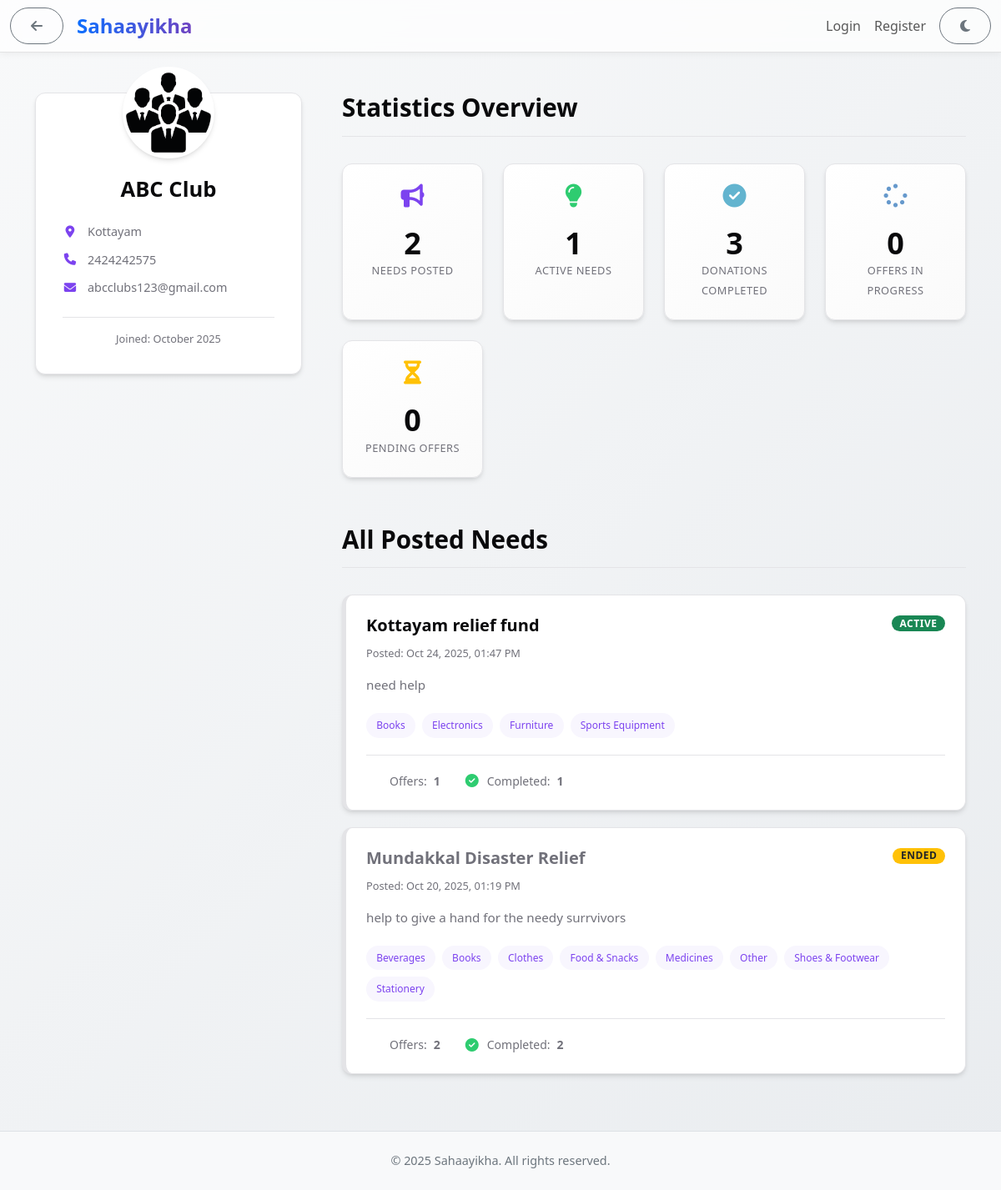
/organization/1, run on an earlier commit of the app's database.
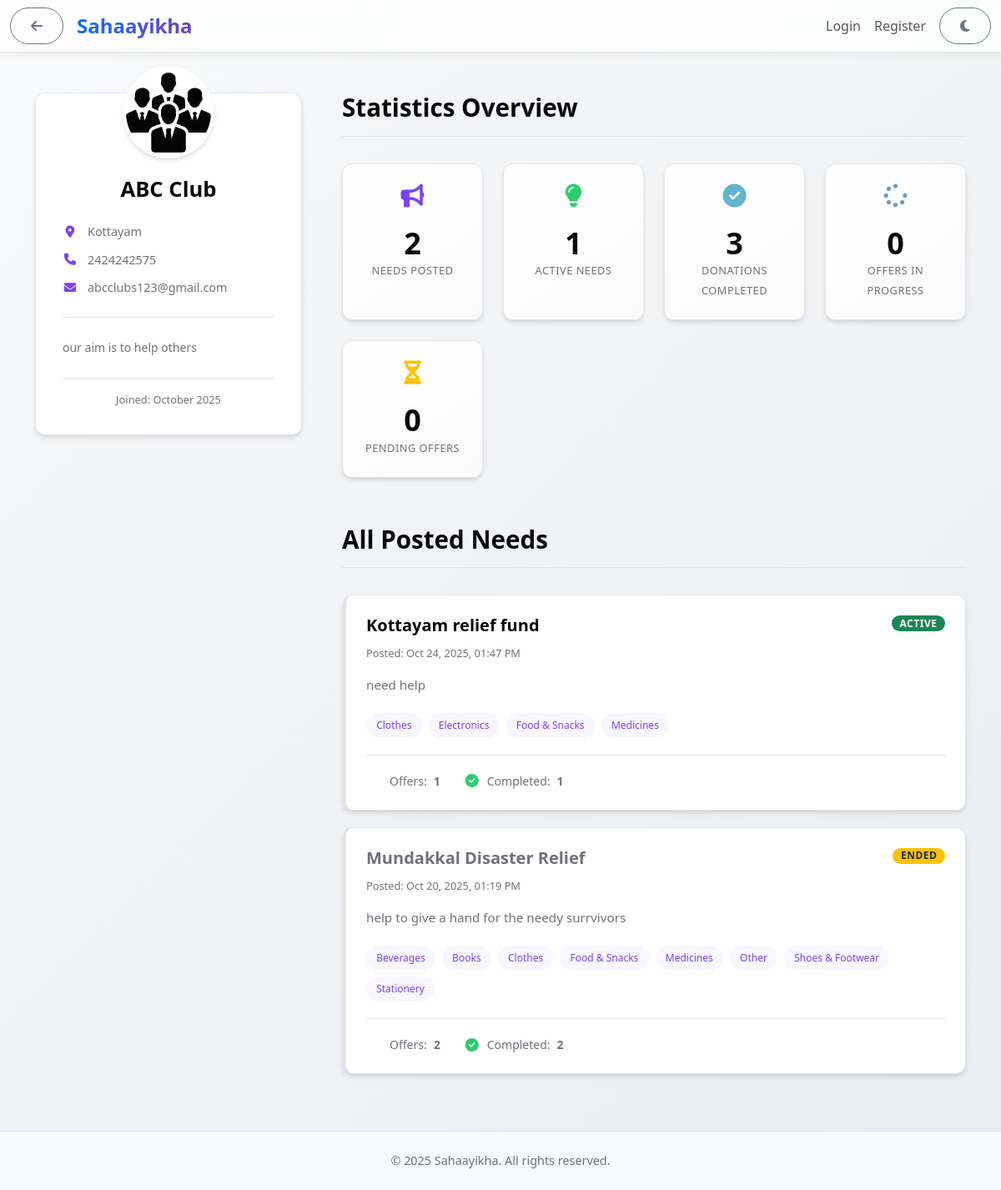
And on a later commit of the database.
### app/models.py (models this page shows, shortened)
class Organization(UserMixin, db.Model):
    __tablename__ = "organizations"
    org_id = db.Column(db.Integer, primary_key=True)
    name = db.Column(db.String(255), nullable=False)
    email = db.Column(db.String(255), unique=True, nullable=False)
    password = db.Column(db.String(255), nullable=False)
    phone = db.Column(db.String(100))
    location = db.Column(db.String(255))
    profile_picture = db.Column(db.String(255), nullable=True)
    status = db.Column(db.String(50), default="Pending")
    registered_at = db.Column(db.DateTime, default=datetime.utcnow)
    description = db.Column(db.Text, nullable=True)
    otp = db.Column(db.String(6), nullable=True)
    otp_expiry = db.Column(db.DateTime, nullable=True)
    is_verified = db.Column(db.Boolean, default=False)
    disaster_needs = db.relationship("DisasterNeed", backref="organization", lazy="dynamic")
    donation_offers = db.relationship('DonationOffer', backref='organization', lazy='dynamic') # Offers received
    chat_sessions = db.relationship("ChatSession", foreign_keys="ChatSession.participant_org_id", lazy="dynamic", back_populates="participant_org")
    bookmarks = db.relationship("Bookmark", foreign_keys="Bookmark.org_id", lazy="dynamic", cascade="all, delete-orphan")

class DisasterNeed(db.Model):
    __tablename__ = "disaster_needs"
    need_id = db.Column(db.Integer, primary_key=True)
    org_id = db.Column(db.Integer, db.ForeignKey("organizations.org_id"), nullable=False, index=True)
    title = db.Column(db.String(255), nullable=True)
    categories = db.Column(db.Text, nullable=True)
    description = db.Column(db.Text, nullable=False)
    location = db.Column(db.String(255), index=True)
    posted_at = db.Column(db.DateTime, default=datetime.utcnow, index=True)
    status = db.Column(db.String(50), default="Active", index=True)
    donation_offers = db.relationship("DonationOffer", backref="need", lazy="dynamic")
    chat_sessions = db.relationship("ChatSession", back_populates="disaster_need", foreign_keys="ChatSession.disaster_need_id")

### app/routes.py (the view)
@main.route('/organization/<int:org_id>')
def public_org_profile(org_id):
    organization = Organization.query.get_or_404(org_id)
    all_needs_query = DisasterNeed.query.filter( # <-- REMOVED .options(...)
        DisasterNeed.org_id == organization.org_id
    ).order_by(
        db.case((DisasterNeed.status == 'Active', 0), else_=1),
        DisasterNeed.posted_at.desc()
    )
    all_needs_objects = all_needs_query.all()
    needs_with_counts = []
    for need in all_needs_objects:
        offers_received_count = db.session.query(func.count(DonationOffer.offer_id)).filter(
            DonationOffer.need_id == need.need_id
        ).scalar()
        completed_donations_count = db.session.query(func.count(DonationOffer.offer_id)).filter(
            DonationOffer.need_id == need.need_id,
            DonationOffer.status == 'Completed'
        ).scalar()
        needs_with_counts.append({
            'need': need, # The original need object
            'offers_received': offers_received_count,
            'donations_completed': completed_donations_count
        })
    completed_donations_total = db.session.query(func.count(DonationOffer.offer_id)).filter(
        DonationOffer.org_id == org_id,
        DonationOffer.status == 'Completed'
    ).scalar()
    pending_offers_total = db.session.query(func.count(DonationOffer.offer_id)).filter(
        DonationOffer.org_id == org_id,
        DonationOffer.status == 'Pending Review'
    ).scalar()
    in_progress_offers_total = db.session.query(func.count(DonationOffer.offer_id)).filter(
        DonationOffer.org_id == org_id,
        DonationOffer.status.in_(['Awaiting Pickup', 'Donation Pending'])
    ).scalar()
    stats = {
        'total_needs': len(all_needs_objects),
        'active_needs': len([n for n in all_needs_objects if n.status == 'Active']),
        'completed_donations': completed_donations_total,
        'pending_offers': pending_offers_total,
        'in_progress_offers': in_progress_offers_total
    }
    return render_template(
        "public_org_profile.html",
        organization=organization,
        needs_data=needs_with_counts,  # <-- Pass the list of dictionaries
        stats=stats
    )

### app/templates/public_org_profile.html (shortened to what this page needs)
{% extends "base.html" %}
{% block content %}
<div class="container py-5">
    <div class="profile-grid">
        <aside class="org-sidebar">
            <img src="{{ url_for('static', filename=organization.profile_picture or 'images/orgs_placeholder.png') }}" alt="{{ organization.name }}">
            <h3>{{ organization.name }}</h3>
            <div class="org-meta">
                <div class="org-meta-item">
                    <i class="fas fa-map-marker-alt fa-fw"></i>
                    <span>{{ organization.location }}</span>
                </div>
                {% if organization.phone %}
                <div class="org-meta-item">
                    <i class="fas fa-phone fa-fw"></i>
                    <span>{{ organization.phone }}</span>
                </div>
                {% endif %}
                {% if organization.email %}
                <div class="org-meta-item">
                    <i class="fas fa-envelope fa-fw"></i>
                    <span>{{ organization.email }}</span>
                </div>
                {% endif %}
            </div>
            {% if organization.description %}
            <div class="org-description">
                 <p class="mb-0">{{ organization.description }}</p>
            </div>
            {% endif %}
            <div class="card-footer">
                Joined: {{ organization.registered_at.strftime('%B %Y') }}
            </div>
        </aside>
        <section class="profile-content">
            <h2>Statistics Overview</h2>
            <div class="stats-grid">
                <div class="stat-card">
                    <i class="fas fa-bullhorn fa-fw stat-card-icon total-needs"></i>
                    <span class="stat-card-value">{{ stats.total_needs }}</span>
                    <span class="stat-card-label">Needs Posted</span>
                </div>
                <div class="stat-card">
                    <i class="fas fa-lightbulb fa-fw stat-card-icon active-needs"></i>
                    <span class="stat-card-value">{{ stats.active_needs }}</span>
                    <span class="stat-card-label">Active Needs</span>
                </div>
                <div class="stat-card">
                    <i class="fas fa-check-circle fa-fw stat-card-icon completed-donations"></i>
                    <span class="stat-card-value">{{ stats.completed_donations }}</span>
                    <span class="stat-card-label">Donations Completed</span>
                </div>
                <div class="stat-card">
                    <i class="fas fa-spinner fa-fw stat-card-icon in-progress-offers"></i>
                    <span class="stat-card-value">{{ stats.in_progress_offers }}</span>
                    <span class="stat-card-label">Offers In Progress</span>
                </div>
                <div class="stat-card">
                    <i class="fas fa-hourglass-half fa-fw stat-card-icon pending-offers"></i>
                    <span class="stat-card-value">{{ stats.pending_offers }}</span>
                    <span class="stat-card-label">Pending Offers</span>
                </div>
            </div>
            <h2>All Posted Needs</h2>
            {% if needs_data %}
                <div class="list-group needs-list">
                    {% for data_item in needs_data %}
                        {% set need = data_item.need %}
                        {% set offers_count = data_item.offers_received %}
                        {% set completed_count = data_item.donations_completed %}
                        {% set item_class = '' %}
                        {% set status_badge_class = '' %}
                        {% set status_text = '' %}
                        {% if need.status == 'Active' %}
                            {% set item_class = 'need-active' %}
                            {% set status_badge_class = 'bg-success' %}
                            {% set status_text = 'Active' %}
                        {% elif need.status == 'Deleted' %}
                            {% set item_class = 'need-ended' %}
                            {% set status_badge_class = 'bg-warning text-dark' %}
                            {% set status_text = 'Ended' %}
                        {% else %}
                            {% set item_class = 'need-other' %}
                            {% set status_badge_class = 'bg-secondary' %}
                            {% set status_text = need.status %}
                        {% endif %}
                        <div class="list-group-item {{ item_class }}">
                            <div class="need-header">
                                <h4 class="need-title">
                                     {% if need.status == 'Active' %}
                                        <a href="{{ url_for('main.make_donation_offer', need_id=need.need_id) }}" class="stretched-link">
                                            {{ need.title }}
                                        </a>
                                     {% else %}
                                        {{ need.title }}
                                     {% endif %}
                                </h4>
                                <span class="badge rounded-pill need-status-badge {{ status_badge_class }}">{{ status_text }}</span>
                            </div>
                            <div class="need-date">
                                Posted: {{ (need.posted_at|localdatetime).strftime('%b %d, %Y, %I:%M %p') }} </div>
                            <p class="need-description">{{ need.description|truncate(200) }}</p> {% if need.categories %}
                                <div class="need-categories-list">
                                    {% for cat in need.categories.split(',') %}
                                        <span class="need-category-badge">{{ cat }}</span>
                                    {% endfor %}
                                </div>
                            {% endif %}
                            <div class="need-stats">
                                <span> Offers: <strong>{{ offers_count }}</strong></span>
                                <span><i class="fas fa-check-circle fa-fw completed-icon"></i> Completed: <strong>{{ completed_count }}</strong></span>
                            </div>
                        </div>
                    {% endfor %}
                </div>
            {% else %}
                <div class="text-center text-muted border rounded p-5 mt-4"> <i class="fas fa-bullhorn fs-2 mb-3"></i> <h4>No Needs Posted Yet</h4>
                    <p>{{ organization.name }} hasn't posted any disaster needs at this time.</p>
                </div>
            {% endif %}
        </section>
    </div>
</div>
{% endblock %}

What changed in the data, as far as the page shows it:
changed Organization "ABC Club": description (not shown) → "our aim is to help others"
Also different on the page:
new list line: "Clothes"
new list line: "Food & Snacks"
new list line: "Medicines"
list line gone: "Books"
list line gone: "Furniture"
list line gone: "Sports Equipment"
